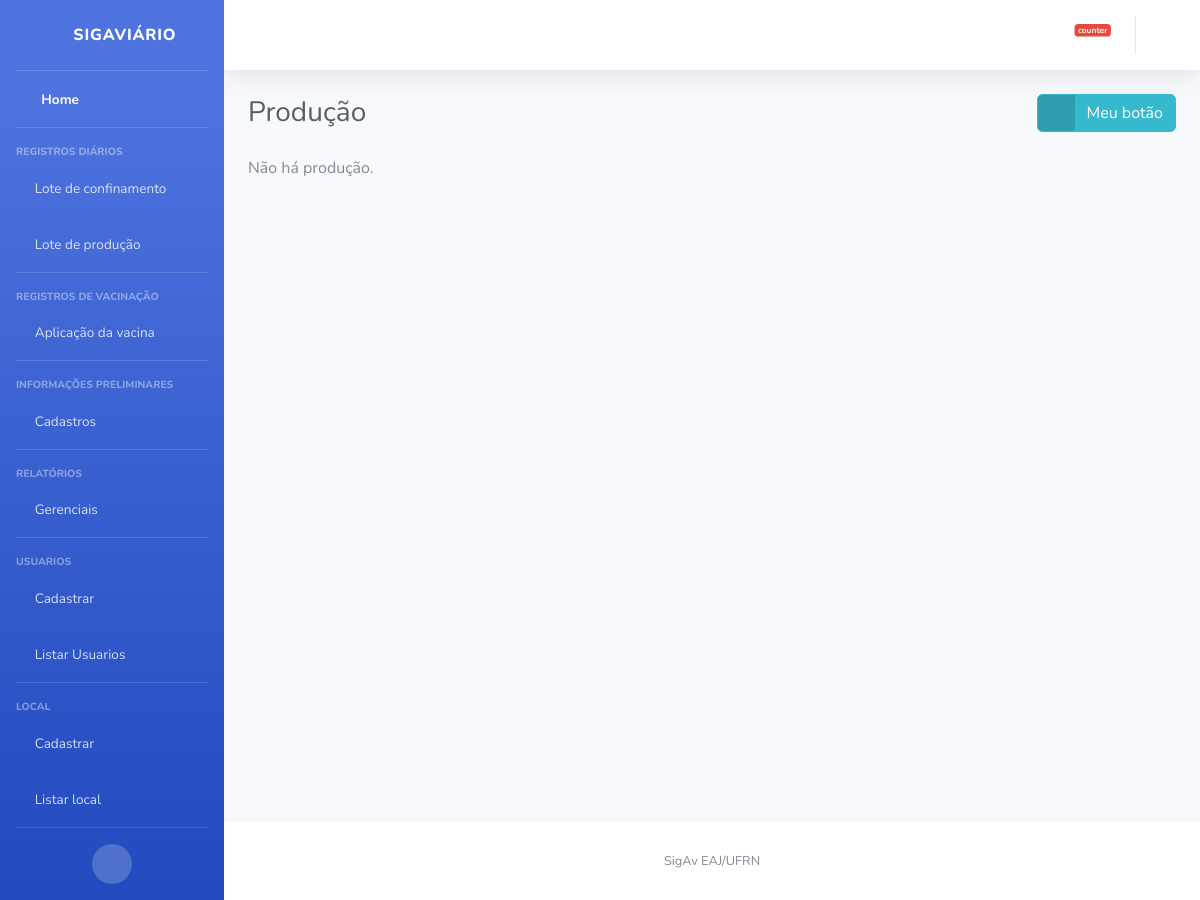
The app's page /producao/listar/, older data.
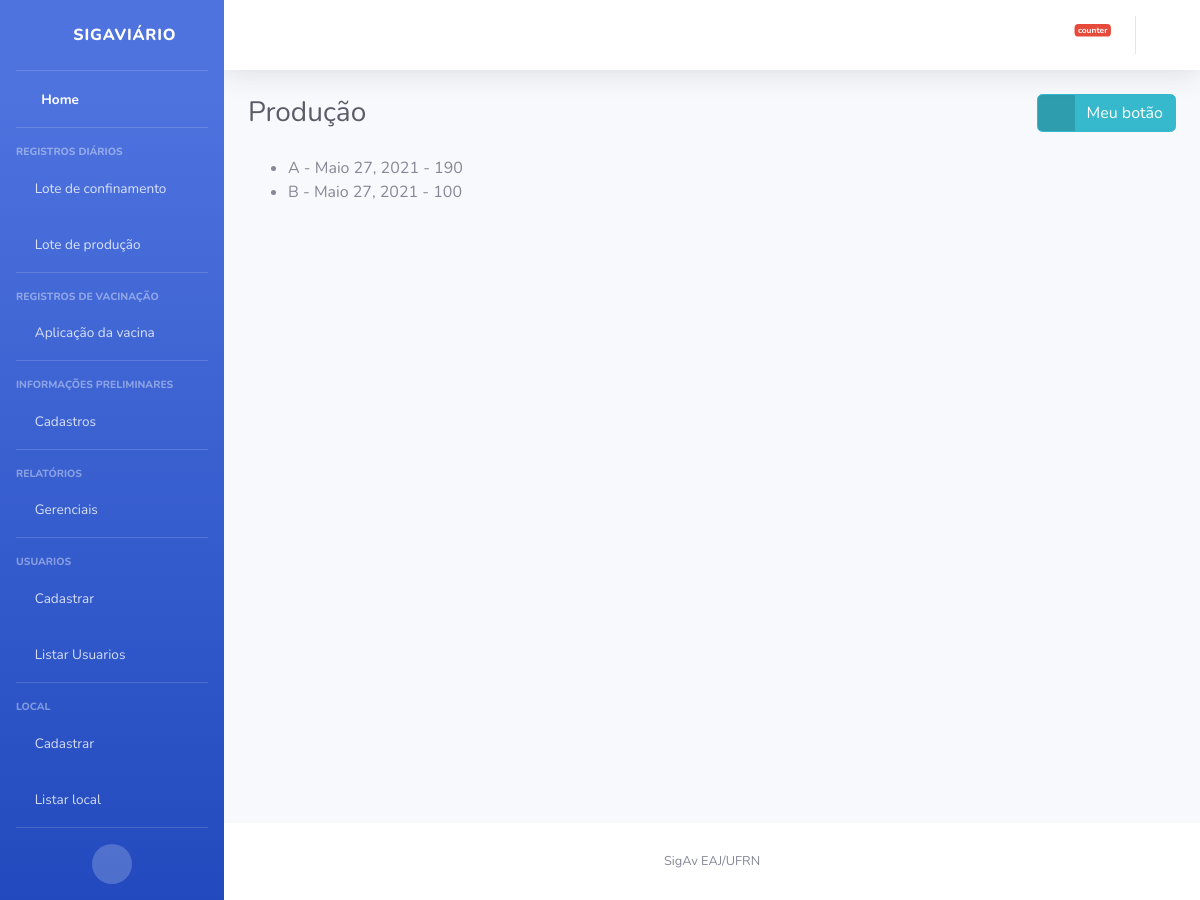
The same page, newer data.
### producao/models.py (models this page shows, shortened)
class Fase_postura(models.Model):
    lote = models.ForeignKey(Lote, on_delete=models.RESTRICT)
    tipo_sistema = models.CharField(max_length=1, choices=TIPODECRIACAO)
    data_chegada = models.DateField(default=date.today)
    quantidade_aves_chegada = models.PositiveIntegerField()
    quantidade_aves_final = models.PositiveIntegerField(null=True, blank=True)
    status = models.CharField(max_length=1, choices=STATUS, default='A') # Representa a existência ou não das aves no ambiente
    observacoes = models.CharField(max_length=400, null=True, blank=True)
    class Meta:
        ordering = ('status','tipo_sistema',)

### producao/views.py (the view)
# urls.py: path('listar/', views.Listar_Producao.as_view(), name='listar'),
class Listar_Producao(ListView):
    model = Fase_postura
    template_name = 'producao/listar.html'

### templates/producao/listar.html
{% extends "base.html" %}
{% block titulo %}
Produção
{% endblock %}
{% block titulo_lateral %}
<a href="#" class="btn btn-info btn-icon-split">
    <span class="icon text-white-50">
      <i class="fas fa-info-circle"></i>
    </span>
    <span class="text">Meu botão</span>
  </a>
{% endblock %}
{% block conteudo %}
    {% if object_list %}
    <ul>
        {% for producao in object_list %}
        <li>
            {{producao.tipo_sistema}} - {{producao.data_chegada}} - {{producao.quantidade_aves_chegada}}
        </li>
        {% endfor %}
    </ul>
    {% else %}
        <p>Não há produção.</p>
    {% endif %}
{% endblock %}

Row changes from the older to the newer data that the page shows:
added Fase_postura: tipo_sistema "A", data_chegada "Maio 27, 2021", quantidade_aves_chegada "190"
added Fase_postura: tipo_sistema "B", data_chegada "Maio 27, 2021", quantidade_aves_chegada "100"
Text that changed along with them:
text no longer shown: "Não há produção."
